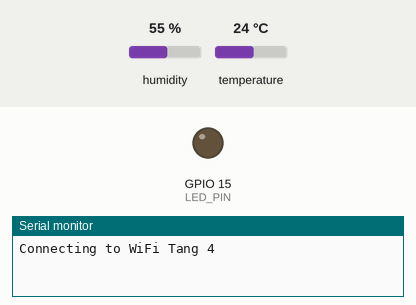
Simulated run of this sketch. Board: ESP32. Shown: output pins drawn as LEDs (lit = HIGH), the last lines printed to the serial monitor. The test bench sets the inputs (shaded band); at power-on: humidity 55 %, temperature 24 °C. WiFi joins after 1.5 s; servers stay silent unless stated; network time is answered at once with the bench clock; uploads are accepted with an empty reply; the local clock reads 2024-03-15 10:24:30 at power-on unless the sketch sets it.

Above: at 0.1 s.
At 2.0 s:
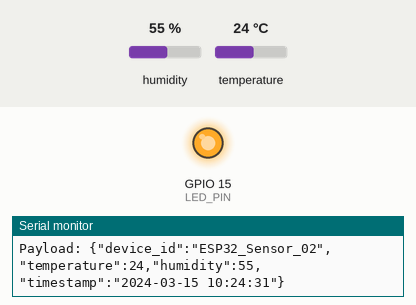
Timing chart, 0 to 3.5 s (numbered marks = the images above):
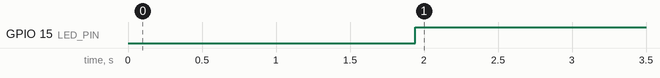

Measured:
- by itself, GPIO 15 (LED_PIN): LOW → HIGH at 1.9 s

The sketch:

test-do-an-led.ino
```cpp
#include <WiFi.h>            // Thư viện Wi-Fi cho ESP32
#include <HTTPClient.h>      // Thư viện HTTP client cho ESP32
#include "DHT.h"             // Thư viện DHT sensor
#include <Adafruit_Sensor.h> // Thư viện Adafruit Unified Sensor (dependency của DHT)
#include <WiFiUdp.h>         // Thư viện UDP cho NTP client
#include <NTPClient.h>       // Thư viện NTP client
#include <ArduinoJson.h>     // Thư viện ArduinoJson để tạo JSON payload

// --- CẤU HÌNH MẠNG VÀ SERVER CỦA BẠN ---
const char* ssid = "Tang 4";    // Tên mạng Wi-Fi của bạn
const char* password = "88888888";        // Mật khẩu Wi-Fi của bạn

// Thay thế bằng ĐỊA CHỈ IP CỦA MÁY TÍNH CHẠY XAMPP CỦA BẠN
const char* serverAddress = "192.168.4.106";

// Đường dẫn đến file PHP để POST dữ liệu cảm biến
const char* postDataApiUrl = "/TH_DO_AN/post_data.php";
// Đường dẫn đến API để lấy trạng thái bật/tắt DHT từ web
const char* getDhtStatusApiUrl = "http://192.168.4.106/TH_DO_AN/api/get_dht_status.php";

// --- CẤU HÌNH CẢM BIẾN VÀ LED ---
#define DHTPIN 4      // Chân GPIO4 của ESP32 kết nối với chân Data của DHT11 (tương ứng D4)
#define DHTTYPE DHT11 // Loại cảm biến DHT

#define LED_PIN 15    // Chân GPIO15 của ESP32 kết nối với đèn LED thông báo (tương ứng D15)

String deviceId = "ESP32_Sensor_02"; // ID duy nhất cho cảm biến này

// --- THỜI GIAN VÀ BIẾN TRẠNG THÁI ---
const long postingInterval = 1000;      // Tần suất gửi dữ liệu cảm biến (1 giây)
unsigned long lastDataPostTime = 0;    // Thời điểm lần cuối gửi dữ liệu

const long STATUS_CHECK_INTERVAL = 1000; // Tần suất kiểm tra trạng thái bật/tắt DHT từ server (1 giây)
unsigned long lastStatusCheckTime = 0;  // Thời điểm lần cuối kiểm tra trạng thái
bool dht_enabled = true;                // Biến lưu trạng thái bật/tắt của DHT (mặc định là bật)

// --- ĐỐI TƯỢNG ---
DHT dht(DHTPIN, DHTTYPE); // Khởi tạo đối tượng DHT

WiFiUDP ntpUDP;
// Khởi tạo NTPClient (server: vn.pool.ntp.org, múi giờ GMT+7, khoảng thời gian cập nhật 5 phút)
NTPClient timeClient(ntpUDP, "vn.pool.ntp.org", 7 * 3600, 300000);

// --- SETUP ---
void setup() {
  Serial.begin(115200); // Khởi động Serial Monitor để debug
  dht.begin();          // Khởi động cảm biến DHT

  pinMode(LED_PIN, OUTPUT);     // Thiết lập chân LED là OUTPUT
  digitalWrite(LED_PIN, LOW);   // Đảm bảo LED tắt khi khởi động

  Serial.print("Connecting to WiFi ");
  Serial.println(ssid);

  WiFi.begin(ssid, password); // Bắt đầu kết nối Wi-Fi

  int attempts = 0;
  while (WiFi.status() != WL_CONNECTED && attempts < 20) {
    delay(500);
    Serial.print(".");
    attempts++;
  }

  if (WiFi.status() == WL_CONNECTED) {
    Serial.println("\nWiFi connected.");
    Serial.print("Local IP: ");
    Serial.println(WiFi.localIP());
    timeClient.begin(); // Khởi động NTP client sau khi có WiFi
    // Lấy trạng thái DHT ban đầu ngay sau khi kết nối WiFi thành công
    getDhtStatus();
  } else {
    Serial.println("\nWiFi connection failed. Please check SSID and password.");
  }
}

// --- HÀM LẤY TIMESTAMP ---
String getTimeStamp() {
  // Cập nhật thời gian NTP
  timeClient.update();

  // Nếu chưa có thời gian NTP, thử lại vài lần
  if (!timeClient.isTimeSet()) {
    Serial.println("NTP time not yet set, attempting to sync...");
    for(int i = 0; i < 5 && !timeClient.isTimeSet(); ++i) {
        delay(1000);
        timeClient.update();
    }
    if (!timeClient.isTimeSet()) {
        Serial.println("Still failed to get NTP time. Using fallback timestamp (may be inaccurate).");
        return ""; // Trả về rỗng để bỏ qua việc gửi dữ liệu
    }
  }

  time_t rawtime = timeClient.getEpochTime();
  struct tm * ti;
  ti = localtime(&rawtime); // Chuyển đổi sang giờ địa phương
  char buffer[80];
  // Định dạng thời gian theo chuẩn MySQL TIMESTAMP: YYYY-MM-DD HH:MM:SS
  strftime(buffer, sizeof(buffer), "%Y-%m-%d %H:%M:%S", ti);
  return String(buffer);
}

// --- HÀM LẤY TRẠNG THÁI DHT TỪ SERVER ---
void getDhtStatus() {
  if (WiFi.status() == WL_CONNECTED) {
    HTTPClient http;
    http.begin(getDhtStatusApiUrl); // Kết nối đến API lấy trạng thái
    int httpCode = http.GET();     // Gửi GET request

    if (httpCode > 0) {
      String payload = http.getString();
      Serial.print("DHT Status API Response: ");
      Serial.println(payload);

      payload.trim(); // Cắt khoảng trắng từ chuỗi payload TẠI CHỖ

      // API trả về "true" hoặc "false"
      if (payload.equals("true")) { // So sánh trực tiếp trên payload đã được cắt
        dht_enabled = true;
        Serial.println("DHT is ENABLED.");
      } else {
        dht_enabled = false;
        Serial.println("DHT is DISABLED.");
      }
    } else {
      Serial.printf("[HTTP GET] getDhtStatus failed, error: %s\n", http.errorToString(httpCode).c_str());
      Serial.println("Retaining previous DHT state due to API error.");
    }
    http.end(); // Đóng kết nối
  }
}

// --- LOOP ---
void loop() {
  if (WiFi.status() == WL_CONNECTED) {
    // Luôn cố gắng cập nhật thời gian NTP trong loop
    timeClient.update();

    // Kiểm tra trạng thái bật/tắt DHT từ server định kỳ
    if (millis() - lastStatusCheckTime > STATUS_CHECK_INTERVAL) {
      getDhtStatus(); // Gọi hàm để cập nhật trạng thái dht_enabled
      lastStatusCheckTime = millis();
    }

    // --- LOGIC ĐIỀU KHIỂN LED VÀ GỬI DỮ LIỆU ---
    if (dht_enabled) { // Nếu DHT được BẬT
      digitalWrite(LED_PIN, HIGH); // BẬT LED LIÊN TỤC KHI CHẾ ĐỘ ĐO ĐANG HOẠT ĐỘNG

      if (millis() - lastDataPostTime > postingInterval) { // Và đã đến thời gian gửi
        lastDataPostTime = millis();

        // KHÔNG CẦN digitalWrite(LED_PIN, HIGH) hay delay Ở ĐÂY NỮA, LED ĐÃ SÁNG LIÊN TỤC

        // Đọc nhiệt độ và độ ẩm
        float h = dht.readHumidity();
        float t = dht.readTemperature();

        // KHÔNG CẦN digitalWrite(LED_PIN, LOW) Ở ĐÂY NỮA, LED SẼ TẮT KHI dht_enabled = false

        // Kiểm tra xem việc đọc có thành công không
        if (isnan(h) || isnan(t)) {
          Serial.println("Failed to read from DHT sensor!");
          // Nếu đọc lỗi, LED vẫn sẽ sáng liên tục (nếu dht_enabled vẫn true)
          // hoặc tắt nếu dht_enabled chuyển false
          return; // Thoát khỏi vòng lặp nếu đọc lỗi
        }

        Serial.print("Humidity: ");
        Serial.print(h);
        Serial.print(" %\t");
        Serial.print("Temperature: ");
        Serial.print(t);
        Serial.println(" *C");

        String timestamp = getTimeStamp(); // Lấy timestamp
        if (timestamp != "") { // Chỉ gửi dữ liệu nếu có timestamp hợp lệ
          String serverPath = "http://" + String(serverAddress) + String(postDataApiUrl);

          HTTPClient http;
          http.begin(serverPath);
          http.addHeader("Content-Type", "application/json");

          StaticJsonDocument<256> jsonDocument;
          jsonDocument["device_id"] = deviceId;
          jsonDocument["temperature"] = t;
          jsonDocument["humidity"] = h;
          jsonDocument["timestamp"] = timestamp;

          String httpRequestData;
          serializeJson(jsonDocument, httpRequestData);

          Serial.print("Sending POST request to: ");
          Serial.println(serverPath);
          Serial.print("Payload: ");
          Serial.println(httpRequestData);

          int httpResponseCode = http.POST(httpRequestData);

          if (httpResponseCode > 0) {
            Serial.print("HTTP Response code: ");
            Serial.println(httpResponseCode);
            String response = http.getString();
            Serial.println(response);
          } else {
            Serial.print("Error code: ");
            Serial.println(httpResponseCode);
            Serial.print("HTTP Error: ");
            Serial.println(http.errorToString(httpResponseCode).c_str());
          }
          http.end();
        } else {
          Serial.println("Skipping data send due to invalid timestamp.");
        }
      } // Kết thúc if (millis() - lastDataPostTime > postingInterval)
      // Nếu dht_enabled là true nhưng chưa đến lúc gửi, LED vẫn sáng
    } else { // Nếu DHT bị TẮT (dht_enabled là false)
      Serial.println("DHT sensor is currently disabled. Not reading/sending data.");
      digitalWrite(LED_PIN, LOW); // ĐẢM BẢO LED TẮT KHI DHT KHÔNG HOẠT ĐỘNG
      delay(1000); // Thêm một delay ngắn để tránh spam Serial Monitor
    }
  } else { // Nếu Wi-Fi không kết nối
    Serial.println("WiFi not connected. Reconnecting...");
    WiFi.begin(ssid, password);
    delay(5000); // Đợi 5 giây trước khi thử lại
  }
}
```

TimeDiff.cpp
```cpp
// Computes time difference of two time periods
// Time periods are entered by the user

#include <iostream>
using namespace std;

struct TIME
{
    int seconds;
    int minutes;
    int hours;
};

// computeTimeDifference() function calculates the difference between the time periods
void computeTimeDifference(struct TIME, struct TIME, struct TIME *);

int main()
{
    struct TIME t1, t2, difference;

    cout << "Enter start time." << endl;
    cout << "Enter hours, minutes and seconds respectively: " << endl;
    cin >> t1.hours >> t1.minutes >> t1.seconds;

    cout << "Enter stop time." << endl;
    cout << "Enter hours, minutes and seconds respectively: " << endl;
    cin >> t2.hours >> t2.minutes >> t2.seconds;

    computeTimeDifference(t1, t2, &difference);

    cout << endl << "TIME DIFFERENCE: " << t1.hours << ":" << t1.minutes << ":" << t1.seconds;
    cout << " - " << t2.hours << ":" << t2.minutes << ":" << t2.seconds;
    cout << " = " << difference.hours << ":" << difference.minutes << ":" << difference.seconds << endl;

    return 0;
}

/** computeTimeDifference() function calculates the difference between the time periods
 * Input: TIME t1 is the start time, TIME t2 is the stop time
 * Output: TIME *difference is the pointer that holds the result
 * @return the function return none due to the function type "void"
 *
 * Improvement:
 * - the function should check the case t1 > t2, in that case, the function type should
 *   be changeed to "bool" for returning a boolean flag denoting if function performed
 *   successfully!
 */
void computeTimeDifference(struct TIME t1, struct TIME t2, struct TIME *difference)
{
    if(t2.seconds > t1.seconds)
    {
        --t1.minutes;
        t1.seconds += 60;
    }

    difference->seconds = t1.seconds - t2.seconds;
    if(t2.minutes > t1.minutes)
    {
        --t1.hours;
        t1.minutes += 60;
    }
    difference->minutes = t1.minutes-t2.minutes;
    difference->hours = t1.hours-t2.hours;
}
```
